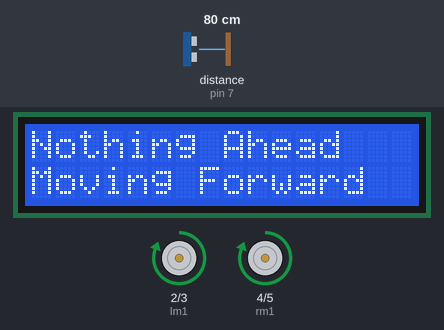
The sketch below on a simulated Arduino Uno, built with avr-gcc and run on an emulated ATmega328P. On the bench: 16×2 character LCD, motor-driver pin pairs drawn as motors (green arrow = first pin HIGH = forward, orange = second pin HIGH = backward, longer = more drive). Wiring (inferred from the names in the program): ultrasonic range finder: trigger pin 6; echo pin 7. The test bench sets the inputs (shaded band); at power-on: distance to the obstacle (sensor on pin 7) 80 cm. The echo pulse lasts 58.3 µs per cm; what the sketch prints to the serial monitor is not drawn.

Above: at 1.3 s.
1.4 s: distance to the obstacle (sensor on pin 7) set to 22 cm
3.3 s: distance to the obstacle (sensor on pin 7) set to 18 cm
At 5.5 s:
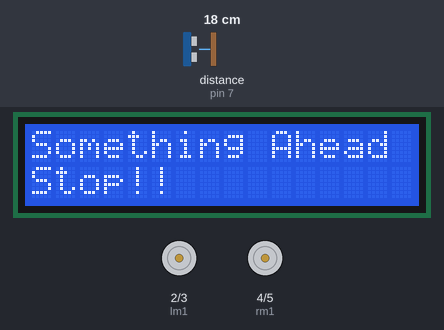
At 7.1 s:
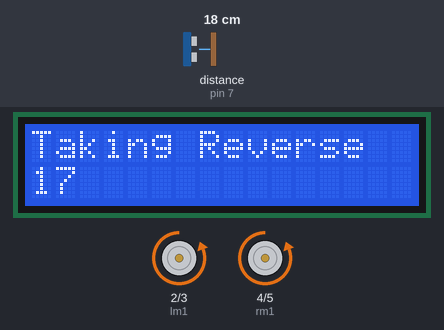
7.4 s: distance to the obstacle (sensor on pin 7) set to 35 cm
At 8.8 s:
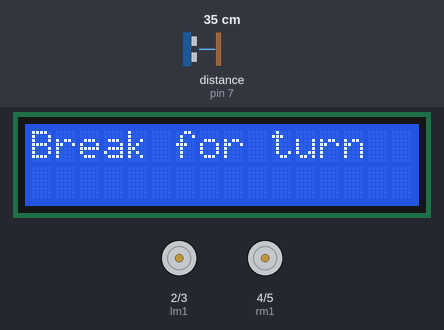
Timing chart, 0 to 11.7 s (numbered marks = the images above; inputs shaded):
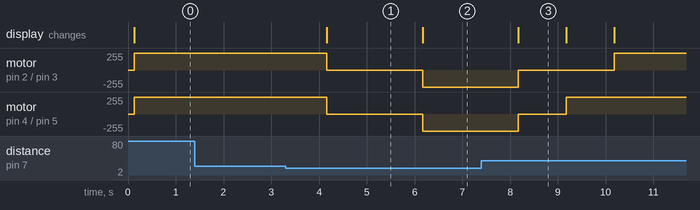

Measured:
- the behaviour switches between 21 and 20 cm on distance to the obstacle (sensor on pin 7) (found by bisection; images 0 and 1)
- after the input at 1.4 s, every drawn part: stays the same
- after the input at 3.3 s, motor on pin 2 (lm1) / pin 3 (lm2), motor on pin 4 (rm1) / pin 5 (rm2): forward 255/255 → stopped after 0.86 s, → backward 255/255 2.0 s later; the display: changes after 0.86 s (image 1)
- after the input at 7.4 s, motor on pin 4 (rm1) / pin 5 (rm2): goes on until 9.2 s, then stays forward 255/255
- what the display in image 1 shows lasts 2.0 s, from 4.2 s to 6.2 s
- what the display in image 3 shows lasts 1.0 s, from 8.2 s to 9.2 s

The sketch:

arduino_code.ino
```cpp
#include <LiquidCrystal.h>
LiquidCrystal lcd(8,9,10,11,12,13);

long cm, duration;
const int echoPin = 7;
const int trigPin = 6;

const int lm1 = 2;
const int lm2 = 3;
const int rm1 = 4;
const int rm2 = 5;

void setup(){
  pinMode(lm1, OUTPUT);
  pinMode(lm2, OUTPUT);
  pinMode(rm1, OUTPUT);
  pinMode(rm2, OUTPUT);

  pinMode(trigPin, OUTPUT);
  pinMode(echoPin, INPUT);

  Serial.begin(9600);
  lcd.begin(16,2);
  lcd.begin(16, 2);
  lcd.print("Hello, World!");
}
void loop(){

  //the distance ahead using an ultrasonic sensor
  digitalWrite(trigPin, LOW);
  delayMicroseconds(2);
  digitalWrite(trigPin, HIGH);
  delayMicroseconds(5);
  digitalWrite(trigPin, LOW);
  duration = pulseIn(echoPin, HIGH);

  // motion controls...
  cm = duration*0.034/2;
  if(cm<20){
    stop_bot();
    delay(2000);

    go_back();
    delay(2000);

    stop_again();
    delay(1000);

    go_left();
    delay(1000);
  }
  else{
    go_straight();
    delay(1000);
  }

  // PRINITNG ON LCD....
  Serial.print("Distance in CM: ");
  Serial.print(cm);
}

  // different motion functions used
  void go_straight(){
    lcd.setCursor(0,0);
    lcd.print("Nothing Ahead");
    lcd.setCursor(0,1);
    lcd.print("Moving Forward");
    // forward
    digitalWrite(lm1, HIGH);
    digitalWrite(lm2, LOW);
    digitalWrite(rm1, HIGH);
    digitalWrite(rm2, LOW);
  }

  void go_back(){
    lcd.clear();
    lcd.setCursor(0,0);
    lcd.print("Taking Reverse");
    lcd.setCursor(0,1);
    lcd.print(cm);
    // backward
    digitalWrite(lm2, HIGH);
    digitalWrite(lm1, LOW);
    digitalWrite(rm2, HIGH);
    digitalWrite(rm1, LOW);
  }

  void stop_bot(){
    lcd.clear();
    lcd.setCursor(0,0);
    lcd.print("Something Ahead");
    lcd.setCursor(0,1);
    lcd.print("Stop!!");
    //stop
    digitalWrite(lm1, LOW);
    digitalWrite(lm2, LOW);
    digitalWrite(rm2, LOW);
    digitalWrite(rm1, LOW);
  }

  void stop_again(){
    lcd.clear();
    lcd.setCursor(0,0);
    lcd.print("Break for turn");
    //stop
    digitalWrite(lm1, LOW);
    digitalWrite(lm2, LOW);
    digitalWrite(rm2, LOW);
    digitalWrite(rm1, LOW);
  }

  void go_left(){
    lcd.clear();
    lcd.setCursor(0,0);
    lcd.print("Turning Left");
    lcd.setCursor(0,1);
    lcd.print(cm);
    // left turn
    digitalWrite(lm1, LOW);
    digitalWrite(lm2, LOW);
    digitalWrite(rm1, HIGH);
    digitalWrite(rm2, LOW);
  }

  void go_right(){
    lcd.clear();
    lcd.setCursor(0,0);
    lcd.print("Turning Right");
    lcd.setCursor(0,1);
    lcd.print(cm);
    // right turn
    digitalWrite(lm1, HIGH);
    digitalWrite(lm2, LOW);
    digitalWrite(rm1, LOW);
    digitalWrite(rm2, LOW);
  }
```
